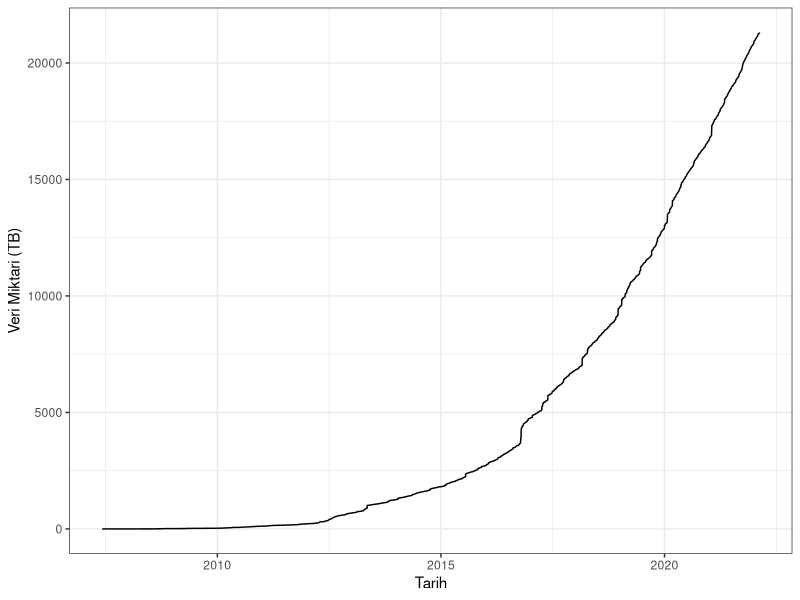

This figure's R source:
## ---- chunk 1
knitr::opts_chunk$set(echo = FALSE)
## ---- chunk 2
#| label: fig-sra
#| fig.cap: "SRA veritabanındaki hızlı büyüme. Yeni nesil dizileme teknolojilerinde yaşanan hızlı gelişmeler sayesinde, SRA veritanının güncel büyüklüğü 20bin Terabaytı aşmış durumdadır (erişim tarihi 16/02/2022)"

library(ggplot2)

sra <- read.csv2("data/sra_stat.csv", 
    sep = ",", 
    stringsAsFactors = FALSE)

sra$date <- as.Date(sra$date, format = "%m/%d/%Y")

ggplot(data = sra, 
    aes(x=date, y= bytes/10^12)) + 
    geom_line() + 
    xlab("Tarih") + 
    ylab("Veri Miktari (TB)") + 
    theme_bw()

